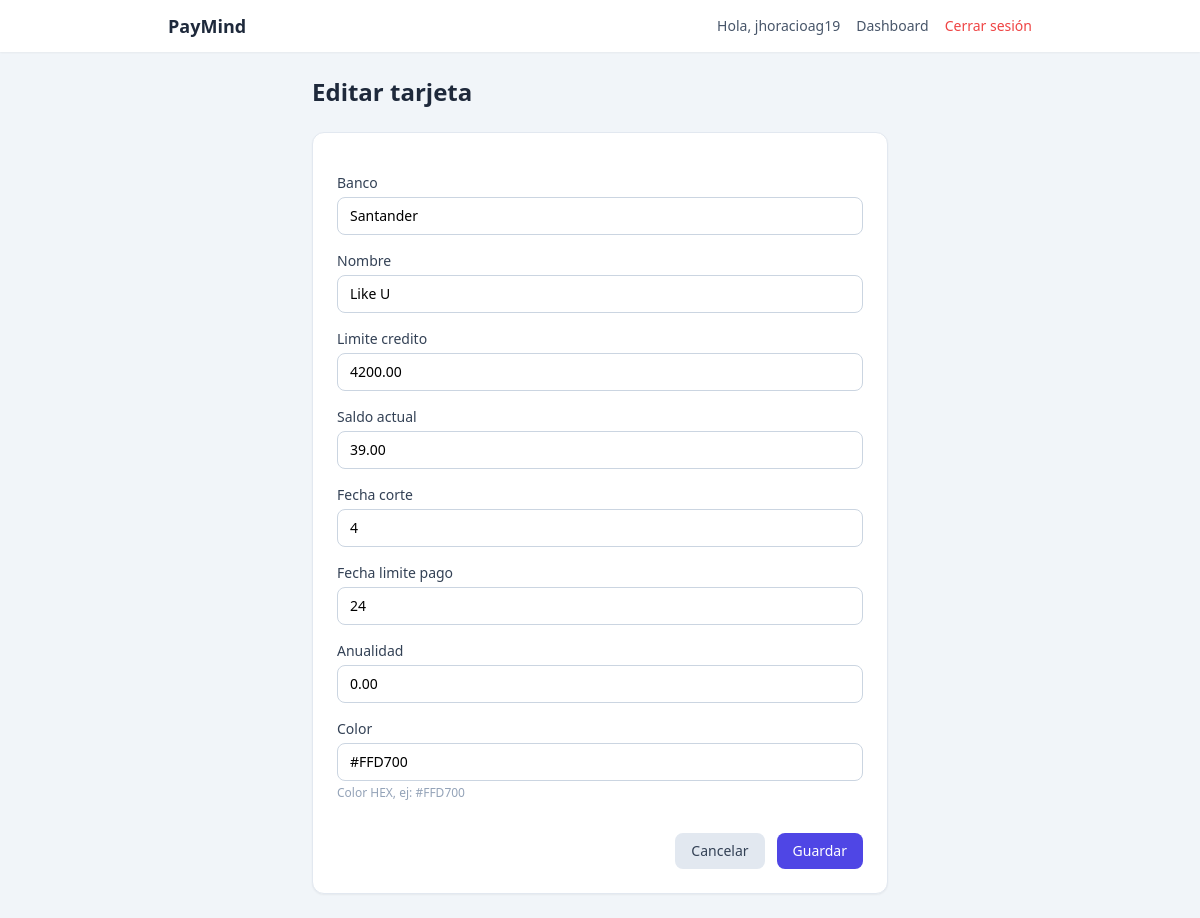
The app's page /cards/8/editar/ (signed in) with its own data.
### cards/models.py (models this page shows, shortened)
class Card(models.Model):
    user = models.ForeignKey(User, on_delete=models.CASCADE, related_name='cards')
    banco = models.CharField(max_length=100)
    nombre = models.CharField(max_length=100)
    limite_credito = models.DecimalField(max_digits=10, decimal_places=2)
    saldo_actual = models.DecimalField(max_digits=10, decimal_places=2)
    fecha_corte = models.PositiveSmallIntegerField()
    fecha_limite_pago = models.PositiveSmallIntegerField()
    anualidad = models.DecimalField(
        max_digits=10,
        decimal_places=2,
        null=True,
        blank=True
    )
    color = models.CharField(max_length=7, help_text="Color HEX, ej: #FFD700")
    created_at = models.DateTimeField(auto_now_add=True)

### cards/views.py (the view)
# urls.py: path('cards/<int:pk>/editar/', card_update, name='card_update'),
@login_required
def card_update(request, pk):
    card = get_object_or_404(Card, pk=pk, user=request.user)
    if request.method == 'POST':
        form = CardForm(request.POST, instance=card)
        if form.is_valid():
            form.save()
            return redirect('cards_list')
    else:
        form = CardForm(instance=card)
    return render(request, 'cards/card_form.html', {'form': form, 'title': 'Editar tarjeta'})

### cards/forms.py (shortened to what this page needs)
class CardForm(forms.ModelForm):
    class Meta:
        model = Card
        exclude = ['user', 'created_at']
        widgets = {
            'banco': forms.TextInput(attrs={'class': BASE_INPUT_CLASSES}),
            'nombre': forms.TextInput(attrs={'class': BASE_INPUT_CLASSES}),
            'limite_credito': forms.NumberInput(attrs={'class': BASE_INPUT_CLASSES, 'step': '0.01'}),
            'saldo_actual': forms.NumberInput(attrs={'class': BASE_INPUT_CLASSES, 'step': '0.01'}),
            'fecha_corte': forms.NumberInput(attrs={'class': BASE_INPUT_CLASSES, 'min': 1, 'max': 31}),
            'fecha_limite_pago': forms.NumberInput(attrs={'class': BASE_INPUT_CLASSES, 'min': 1, 'max': 31}),
            'anualidad': forms.NumberInput(attrs={'class': BASE_INPUT_CLASSES, 'step': '0.01'}),
            'color': forms.TextInput(attrs={'class': BASE_INPUT_CLASSES, 'placeholder': '#FFD700'}),
        }

### templates/cards/card_form.html (shortened to what this page needs)
{% extends 'base.html' %}
{% block content %}
<div class="max-w-xl mx-auto">
    <h1 class="text-2xl font-bold text-slate-800 mb-6">
        {{ title }}
    </h1>
    <form method="post" class="space-y-4 bg-white p-6 rounded-xl shadow-sm border border-slate-200">
{% for field in form %}
    <div class="space-y-1">
        <label class="block text-sm font-medium text-slate-700">
            {{ field.label }}
        </label>
        {{ field }}
        {% if field.help_text %}
            <p class="text-xs text-slate-400">{{ field.help_text }}</p>
        {% endif %}
    </div>
{% endfor %}
        <div class="flex items-center justify-end gap-3 pt-4">
            <a href="{% url 'cards_list' %}"
               class="px-4 py-2 rounded-lg bg-slate-200 text-slate-700 hover:bg-slate-300 text-sm">
                Cancelar
            </a>
            <button type="submit"
                    class="px-4 py-2 rounded-lg bg-indigo-600 text-white hover:bg-indigo-700 text-sm">
                Guardar
            </button>
        </div>
    </form>
</div>
{% endblock %}

### templates/base.html (shortened to what this page needs)
<!DOCTYPE html>
<html lang="es">
<head>
    <script src="https://cdn.tailwindcss.com"></script>
</head>
<body class="bg-slate-100 min-h-screen">
    <header class="bg-white shadow-sm">
        <div class="max-w-4xl mx-auto px-4 py-3 flex items-center justify-between">
            <a href="{% url 'cards_list' %}" class="text-lg font-semibold text-slate-800">
                PayMind
            </a>
                <nav class="flex items-center gap-4 text-sm">
                    {% if user.is_authenticated %}
                        <span class="text-slate-600">
                            Hola, <span class="font-medium">{{ user.username }}</span>
                        </span>
                        <a href="{% url 'cards_list' %}" class="text-slate-600 hover:text-slate-900">
                            Dashboard
                        </a>
                        <a href="{% url 'logout' %}" class="text-red-500 hover:text-red-600 font-medium">
                            Cerrar sesión
                        </a>
                    {% endif %}
                </nav>
        </div>
    </header>
    <main class="max-w-4xl mx-auto px-4 py-4 md:py-6">
        {% block content %}
        {% endblock %}
    </main>
</body>
</html>

### records on screen
Card: form "Santander" "Like U" "4200.00" "39.00" "4" "24" "0.00" "#FFD700"

### other values on screen
{{ user.username }} "jhoracioag19"
{{ title }} "Editar tarjeta"
{{ field.label }} "Banco" "Nombre" "Limite credito" "Saldo actual" "Fecha corte" "Fecha limite pago" "Anualidad" "Color"
{{ field.help_text }} "Color HEX, ej: #FFD700"
